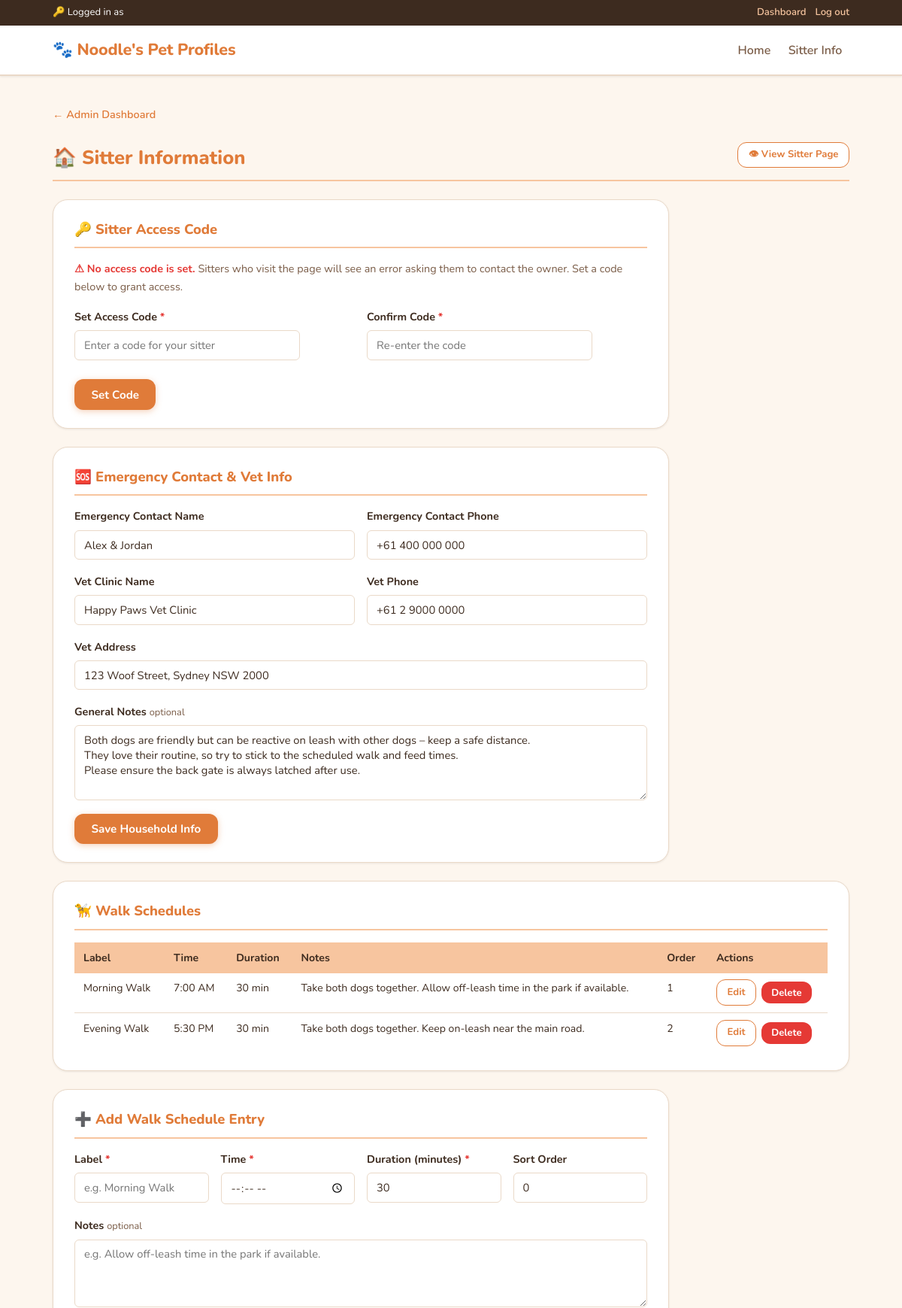
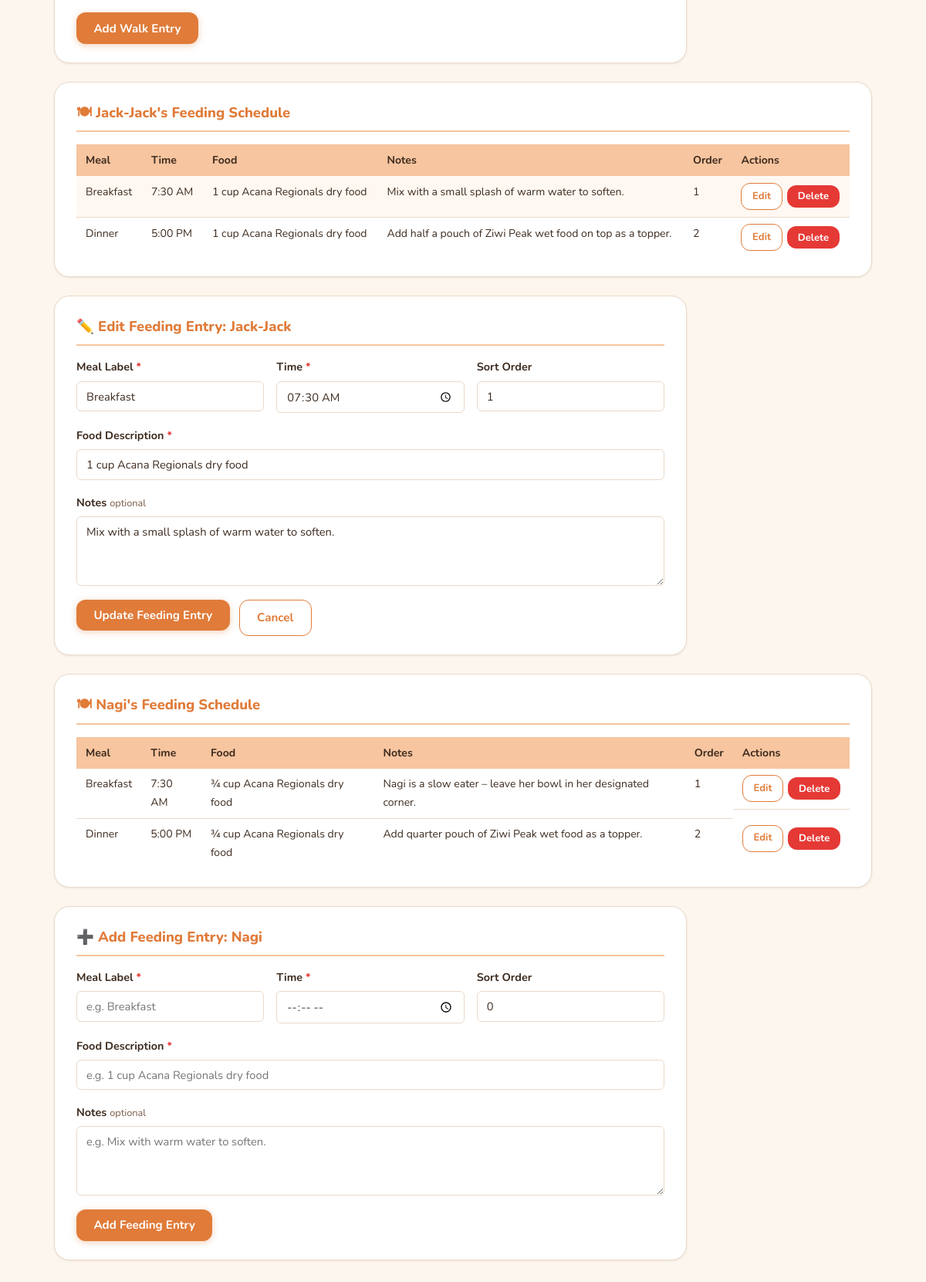
/admin/sitter_info.php?edit_feeding=1&pet_id=1 (signed in, upper part), run on the app's committed database (2 pictures, top to bottom).
### tables this page shows
CREATE TABLE IF NOT EXISTS sitter_household_info (
    id                      INT UNSIGNED    AUTO_INCREMENT PRIMARY KEY,
    emergency_contact_name  VARCHAR(120)    NOT NULL DEFAULT '',
    emergency_contact_phone VARCHAR(40)     NOT NULL DEFAULT '',
    vet_name                VARCHAR(120)    NOT NULL DEFAULT '',
    vet_phone               VARCHAR(40)     NOT NULL DEFAULT '',
    vet_address             VARCHAR(255)    NOT NULL DEFAULT '',
    general_notes           TEXT,
    created_at              DATETIME        NOT NULL DEFAULT CURRENT_TIMESTAMP,
    updated_at              DATETIME        NOT NULL DEFAULT CURRENT_TIMESTAMP ON UPDATE CURRENT_TIMESTAMP
);

CREATE TABLE IF NOT EXISTS walk_schedules (
    id               INT UNSIGNED    AUTO_INCREMENT PRIMARY KEY,
    label            VARCHAR(80)     NOT NULL,
    walk_time        TIME            NOT NULL,
    duration_minutes SMALLINT UNSIGNED NOT NULL DEFAULT 30,
    notes            TEXT,
    sort_order       TINYINT UNSIGNED NOT NULL DEFAULT 0,
    created_at       DATETIME        NOT NULL DEFAULT CURRENT_TIMESTAMP
);

CREATE TABLE IF NOT EXISTS `pets` (
    `id`              INT UNSIGNED     NOT NULL AUTO_INCREMENT,
    `name`            VARCHAR(100)     NOT NULL,
    `species`         VARCHAR(50)      NOT NULL DEFAULT 'Dog',
    `breed`           VARCHAR(100)     NOT NULL,
    `gender`          ENUM('Male','Female','Unknown') NOT NULL DEFAULT 'Unknown',
    `birthday`        DATE             NULL,
    `weight_kg`       DECIMAL(5,2)     NULL,
    `color`           VARCHAR(100)     NOT NULL,
    `description`     TEXT             NULL,
    `personality`     TEXT             NULL,
    `favourite_toy`   VARCHAR(150)     NULL,
    `favourite_food`  VARCHAR(150)     NULL,
    `photo_url`       VARCHAR(500)     NULL,
    `important_note`  TEXT             NULL,
    `created_at`      TIMESTAMP        NOT NULL DEFAULT CURRENT_TIMESTAMP,
    `updated_at`      TIMESTAMP        NOT NULL DEFAULT CURRENT_TIMESTAMP ON UPDATE CURRENT_TIMESTAMP,
    PRIMARY KEY (`id`)
);

CREATE TABLE IF NOT EXISTS feeding_schedules (
    id               INT UNSIGNED    AUTO_INCREMENT PRIMARY KEY,
    pet_id           INT UNSIGNED    NOT NULL,
    meal_label       VARCHAR(80)     NOT NULL,
    feed_time        TIME            NOT NULL,
    food_description VARCHAR(255)    NOT NULL,
    notes            TEXT,
    sort_order       TINYINT UNSIGNED NOT NULL DEFAULT 0,
    created_at       DATETIME        NOT NULL DEFAULT CURRENT_TIMESTAMP,
    CONSTRAINT fk_feeding_pet FOREIGN KEY (pet_id) REFERENCES pets (id) ON DELETE CASCADE
);

### src/admin/sitter_info.php (the view, shortened to what the rows shown need)
<?php
require_once __DIR__ . '/../includes/pet_model.php';
$householdInfo = getHouseholdSitterInfo();
$walkSchedules = getAllWalkSchedules();
$pets          = getAllPets();
$feedingByPet = [];
foreach ($pets as $pet) {
    $feedingByPet[(int)$pet['id']] = getFeedingSchedulesByPetId((int)$pet['id']);
}
$editWalk   = null;
$editFeeding   = null;
$editFeedingId = filter_input(INPUT_GET, 'edit_feeding', FILTER_VALIDATE_INT);
$feedingPetId  = filter_input(INPUT_GET, 'pet_id', FILTER_VALIDATE_INT);
if ($editFeedingId && $editFeedingId > 0) {
    $candidate = getFeedingScheduleById($editFeedingId);
    if ($candidate) {
        $editFeeding  = $candidate;
        $feedingPetId = (int)$candidate['pet_id'];
    }
}
require_once __DIR__ . '/../includes/header.php';
?>
<div class="section-heading-row" style="margin-bottom:1.5rem">
    <h1 class="admin-page-title" style="margin-bottom:0">🏠 Sitter Information</h1>
</div>
<div class="admin-section admin-form-section">
    <h2 class="section-heading">🔑 Sitter Access Code</h2>
</div>
<div class="admin-section admin-form-section">
    <h2 class="section-heading">🆘 Emergency Contact &amp; Vet Info</h2>
    <form method="post" action="/admin/sitter_info_save.php">
        <div class="form-row">
            <div class="form-group">
                <label for="emergency_contact_name" class="form-label">Emergency Contact Name</label>
                <input
                    type="text"
                    id="emergency_contact_name"
                    name="emergency_contact_name"
                    class="form-input"
                    maxlength="120"
                    placeholder="e.g. Alex &amp; Jordan"
                    value="<?= htmlspecialchars($householdInfo['emergency_contact_name'] ?? '') ?>"
                >
            </div>
            <div class="form-group">
                <label for="emergency_contact_phone" class="form-label">Emergency Contact Phone</label>
                <input
                    type="text"
                    id="emergency_contact_phone"
                    name="emergency_contact_phone"
                    class="form-input"
                    maxlength="40"
                    placeholder="e.g. +61 400 000 000"
                    value="<?= htmlspecialchars($householdInfo['emergency_contact_phone'] ?? '') ?>"
                >
            </div>
        </div>
        <div class="form-row">
            <div class="form-group">
                <label for="vet_name" class="form-label">Vet Clinic Name</label>
                <input
                    type="text"
                    id="vet_name"
                    name="vet_name"
                    class="form-input"
                    maxlength="120"
                    placeholder="e.g. Happy Paws Vet Clinic"
                    value="<?= htmlspecialchars($householdInfo['vet_name'] ?? '') ?>"
                >
            </div>
            <div class="form-group">
                <label for="vet_phone" class="form-label">Vet Phone</label>
                <input
                    type="text"
                    id="vet_phone"
                    name="vet_phone"
                    class="form-input"
                    maxlength="40"
                    placeholder="e.g. +61 2 9000 0000"
                    value="<?= htmlspecialchars($householdInfo['vet_phone'] ?? '') ?>"
                >
            </div>
        </div>
        <div class="form-group">
            <label for="vet_address" class="form-label">Vet Address</label>
            <input
                type="text"
                id="vet_address"
                name="vet_address"
                class="form-input"
                maxlength="255"
                placeholder="e.g. 123 Woof Street, Sydney NSW 2000"
                value="<?= htmlspecialchars($householdInfo['vet_address'] ?? '') ?>"
            >
        </div>
        <div class="form-group">
            <label for="general_notes" class="form-label">
                General Notes <span class="form-optional">optional</span>
            </label>
            <textarea
                id="general_notes"
                name="general_notes"
                class="form-input form-textarea"
                rows="4"
                placeholder="House rules, gate latching reminders, etc."
            ><?= htmlspecialchars($householdInfo['general_notes'] ?? '') ?></textarea>
        </div>
    </form>
</div>
<?php if (!empty($walkSchedules)): ?>
<div class="admin-section">
    <h2 class="section-heading">🦮 Walk Schedules</h2>
    <div class="admin-section-scroll">
        <table class="data-table">
            <thead>
                <tr>
                    <th>Label</th>
                    <th>Time</th>
                    <th>Duration</th>
                    <th>Notes</th>
                    <th>Order</th>
                    <th>Actions</th>
                </tr>
            </thead>
            <tbody>
                <?php foreach ($walkSchedules as $w): ?>
                <tr <?= ($editWalk && (int)$editWalk['id'] === (int)$w['id']) ? 'class="row-editing"' : '' ?>>
                    <td><?= htmlspecialchars($w['label']) ?></td>
                    <td><?= htmlspecialchars(formatTime($w['walk_time'])) ?></td>
                    <td><?= (int)$w['duration_minutes'] ?> min</td>
                    <td><?= !empty($w['notes']) ? nl2br(htmlspecialchars($w['notes'])) : '—' ?></td>
                    <td><?= (int)$w['sort_order'] ?></td>
                    <td class="admin-actions">
                        <a
                            href="?edit_walk=<?= (int)$w['id'] ?>#walk-form"
                            class="btn btn--sm btn--secondary"
                        >Edit</a>
                        <form
                            method="post"
                            action="/admin/walk_schedule_delete.php"
                            onsubmit="return confirm('Delete this walk schedule entry?')"
                        >
                            <button type="submit" class="btn btn--sm btn--danger">Delete</button>
                        </form>
                    </td>
                </tr>
                <?php endforeach; ?>
            </tbody>
        </table>
    </div>
</div>
<?php endif; ?>
<div class="admin-section admin-form-section" id="walk-form">
    <h2 class="section-heading">
        <?= $editWalk ? '✏️ Edit Walk Schedule Entry' : '➕ Add Walk Schedule Entry' ?>
    </h2>
</div>
<?php foreach ($pets as $pet):
    $petId      = (int)$pet['id'];
    $petFeeding = $feedingByPet[$petId] ?? [];
    $isEditingThisPet = ($feedingPetId === $petId);
?>
<?php if (!empty($petFeeding)): ?>
<div class="admin-section">
    <h2 class="section-heading">
        🍽 <?= htmlspecialchars($pet['name']) ?>'s Feeding Schedule
    </h2>
    <div class="admin-section-scroll">
        <table class="data-table">
            <thead>
                <tr>
                    <th>Meal</th>
                    <th>Time</th>
                    <th>Food</th>
                    <th>Notes</th>
                    <th>Order</th>
                    <th>Actions</th>
                </tr>
            </thead>
            <tbody>
                <?php foreach ($petFeeding as $meal): ?>
                <tr <?= ($editFeeding && (int)$editFeeding['id'] === (int)$meal['id']) ? 'class="row-editing"' : '' ?>>
                    <td><?= htmlspecialchars($meal['meal_label']) ?></td>
                    <td><?= htmlspecialchars(formatTime($meal['feed_time'])) ?></td>
                    <td><?= htmlspecialchars($meal['food_description']) ?></td>
                    <td><?= !empty($meal['notes']) ? nl2br(htmlspecialchars($meal['notes'])) : '—' ?></td>
                    <td><?= (int)$meal['sort_order'] ?></td>
                    <td class="admin-actions">
                        <a
                            href="?edit_feeding=<?= (int)$meal['id'] ?>&pet_id=<?= $petId ?>#feeding-form-<?= $petId ?>"
                            class="btn btn--sm btn--secondary"
                        >Edit</a>
                        <form
                            method="post"
                            action="/admin/feeding_schedule_delete.php"
                            onsubmit="return confirm('Delete this feeding entry?')"
                        >
                            <button type="submit" class="btn btn--sm btn--danger">Delete</button>
                        </form>
                    </td>
                </tr>
                <?php endforeach; ?>
            </tbody>
        </table>
    </div>
</div>
<?php endif; ?>
<div class="admin-section admin-form-section" id="feeding-form-<?= $petId ?>">
    <h2 class="section-heading">
        <?= ($isEditingThisPet && $editFeeding)
            ? '✏️ Edit Feeding Entry: ' . htmlspecialchars($pet['name'])
            : '➕ Add Feeding Entry: ' . htmlspecialchars($pet['name']) ?>
    </h2>
    <form method="post" action="/admin/feeding_schedule_save.php">
        <div class="form-row">
            <div class="form-group">
                <label for="meal_label_<?= $petId ?>" class="form-label">
                    Meal Label <span class="form-required">*</span>
                </label>
                <input
                    type="text"
                    id="meal_label_<?= $petId ?>"
                    name="meal_label"
                    class="form-input"
                    required
                    maxlength="80"
                    placeholder="e.g. Breakfast"
                    value="<?= htmlspecialchars(($isEditingThisPet && $editFeeding) ? $editFeeding['meal_label'] : '') ?>"
                >
            </div>
            <div class="form-group">
                <label for="feed_time_<?= $petId ?>" class="form-label">
                    Time <span class="form-required">*</span>
                </label>
                <input
                    type="time"
                    id="feed_time_<?= $petId ?>"
                    name="feed_time"
                    class="form-input"
                    required
                    value="<?= htmlspecialchars(($isEditingThisPet && $editFeeding) ? substr($editFeeding['feed_time'], 0, 5) : '') ?>"
                >
            </div>
            <div class="form-group">
                <label for="sort_order_<?= $petId ?>" class="form-label">Sort Order</label>
                <input
                    type="number"
                    id="sort_order_<?= $petId ?>"
                    name="sort_order"
                    class="form-input"
                    min="0"
                    max="255"
                    placeholder="0"
                    value="<?= htmlspecialchars((string)(($isEditingThisPet && $editFeeding) ? $editFeeding['sort_order'] : '0')) ?>"
                >
            </div>
        </div>
        <div class="form-group">
            <label for="food_desc_<?= $petId ?>" class="form-label">
                Food Description <span class="form-required">*</span>
            </label>
            <input
                type="text"
                id="food_desc_<?= $petId ?>"
                name="food_description"
                class="form-input"
                required
                maxlength="255"
                placeholder="e.g. 1 cup Acana Regionals dry food"
                value="<?= htmlspecialchars(($isEditingThisPet && $editFeeding) ? $editFeeding['food_description'] : '') ?>"
            >
        </div>
        <div class="form-group">
            <label for="feeding_notes_<?= $petId ?>" class="form-label">
                Notes <span class="form-optional">optional</span>
            </label>
            <textarea
                id="feeding_notes_<?= $petId ?>"
                name="notes"
                class="form-input form-textarea"
                rows="3"
                placeholder="e.g. Mix with warm water to soften."
            ><?= htmlspecialchars(($isEditingThisPet && $editFeeding) ? $editFeeding['notes'] : '') ?></textarea>
        </div>
        <div class="form-actions">
            <button type="submit" class="btn btn--primary">
                <?= ($isEditingThisPet && $editFeeding) ? 'Update Feeding Entry' : 'Add Feeding Entry' ?>
            </button>
            <?php if ($isEditingThisPet && $editFeeding): ?>
                <a href="/admin/sitter_info.php#feeding-form-<?= $petId ?>" class="btn btn--secondary">Cancel</a>
            <?php endif; ?>
        </div>
    </form>
</div>
<?php endforeach; ?>
<?php require_once __DIR__ . '/../includes/footer.php'; ?>

### data on the page
sitter_household_info: emergency_contact_name "Alex & Jordan", emergency_contact_phone "+61 400 000 000", vet_name "Happy Paws Vet Clinic", vet_phone "+61 2 9000 0000", vet_address "123 Woof Street, Sydney NSW 2000", general_notes "Both dogs are friendly but can be reactive on leash with other dogs – keep a safe distance. They love their routine, so try to stick to the scheduled walk and feed times. Please ensure the back gate is always latched after use."
walk_schedules: label "Morning Walk", walk_time "7:00 AM", duration_minutes "30", notes "Take both dogs together. Allow off-leash time in the park if available.", sort_order "1"
walk_schedules: label "Evening Walk", walk_time "5:30 PM", duration_minutes "30", notes "Take both dogs together. Keep on-leash near the main road.", sort_order "2"
pets: name "Jack-Jack", sort_order "1", notes "Mix with a small splash of warm water to soften.", shows "Update Feeding Entry"
feeding_schedules: meal_label "Breakfast", feed_time "7:30 AM", food_description "1 cup Acana Regionals dry food", notes "Mix with a small splash of warm water to soften.", sort_order "1", feed_time "07:30", sort_order "0"
feeding_schedules: meal_label "Dinner", feed_time "5:00 PM", food_description "1 cup Acana Regionals dry food", notes "Add half a pouch of Ziwi Peak wet food on top as a topper.", sort_order "2"
pets: name "Nagi", notes "e.g. Mix with warm water to soften.", shows "Add Feeding Entry"
feeding_schedules: meal_label "Breakfast", feed_time "7:30 AM", food_description "¾ cup Acana Regionals dry food", notes "Nagi is a slow eater – leave her bowl in her designated corner.", sort_order "1"
feeding_schedules: meal_label "Dinner", feed_time "5:00 PM", food_description "¾ cup Acana Regionals dry food", notes "Add quarter pouch of Ziwi Peak wet food as a topper.", sort_order "2"
